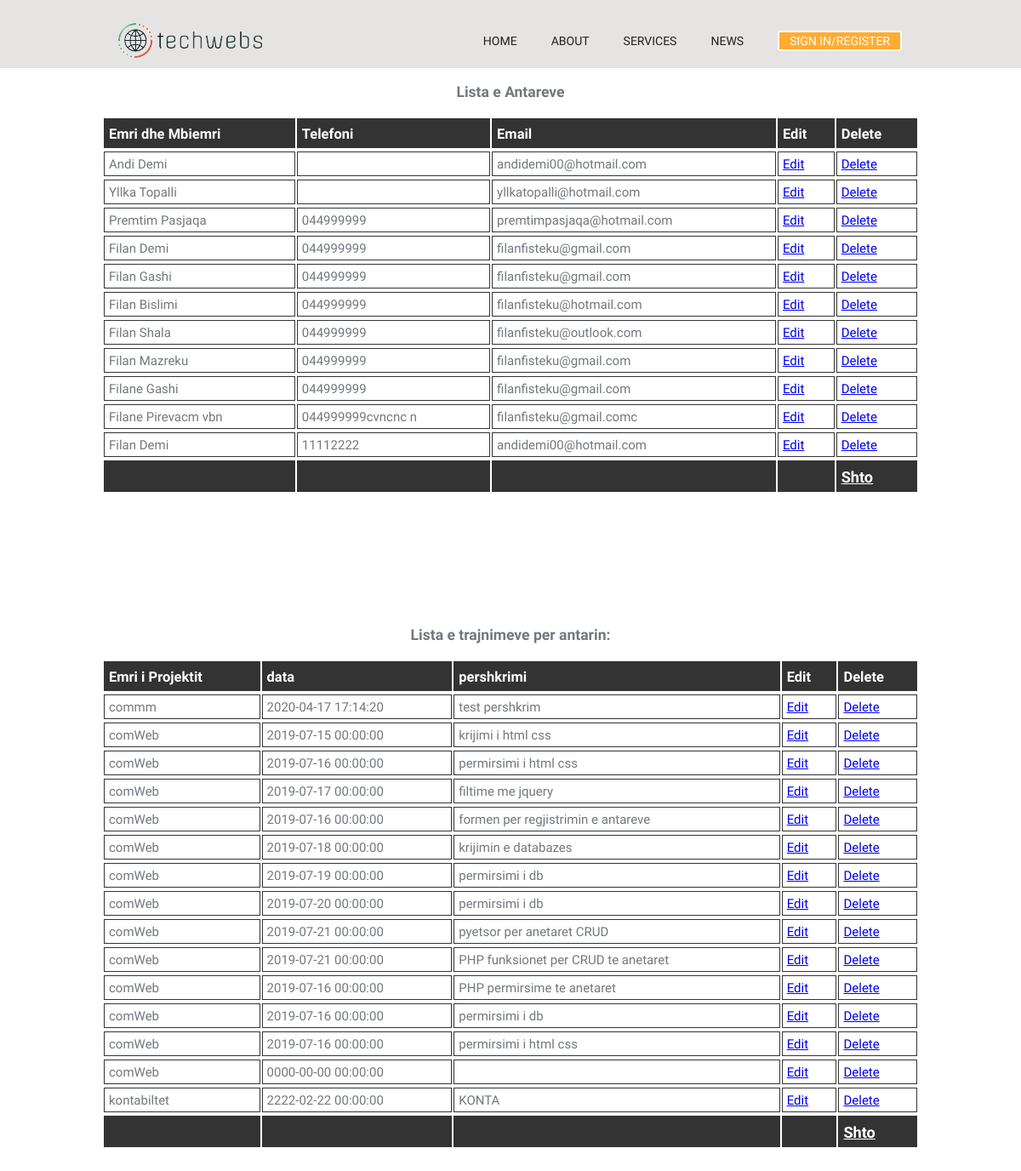
The app's page /antaret.php, older data.
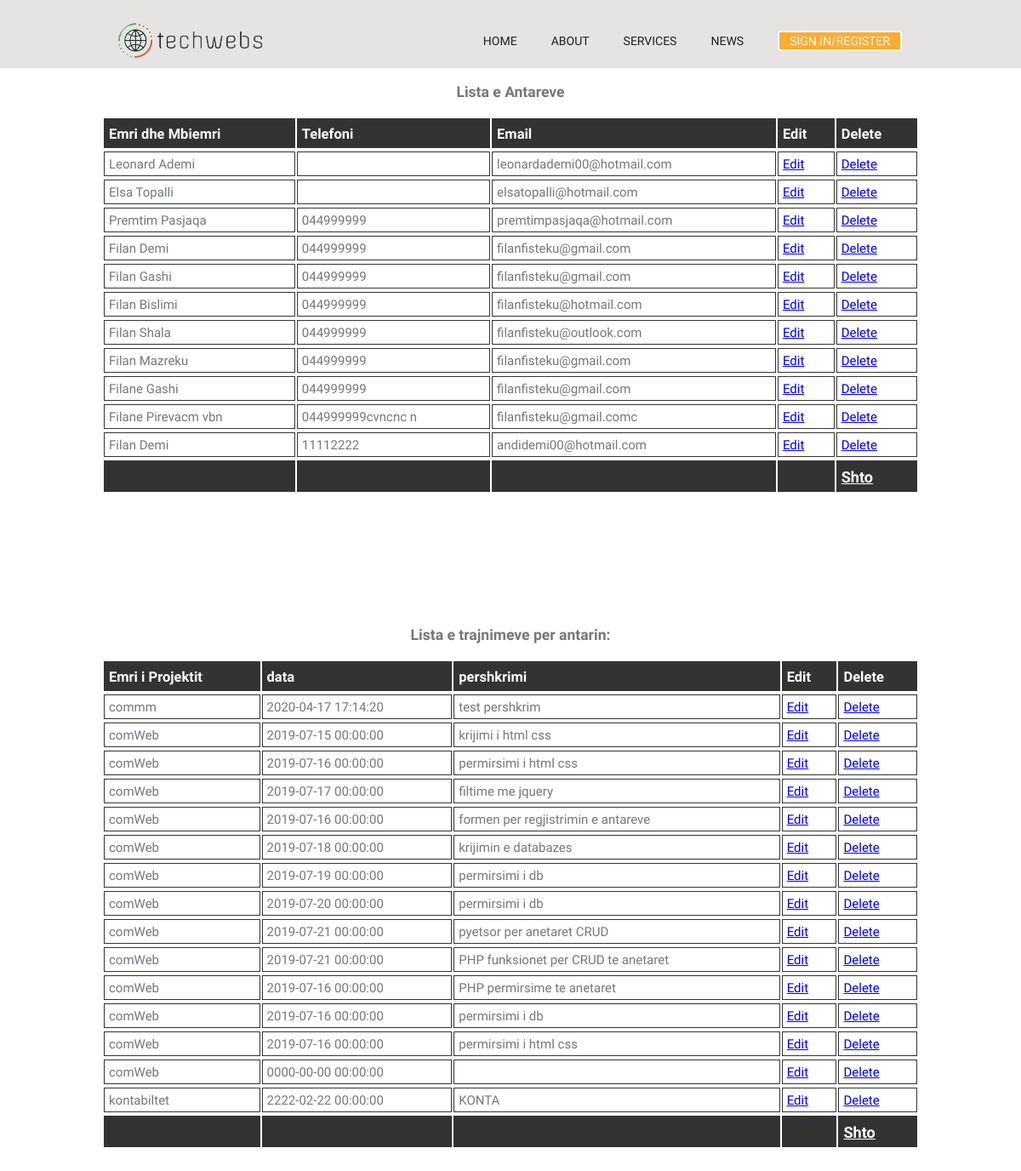
The same page, newer data.
### tables this page shows
CREATE TABLE `antaret` (
  `antariid` int(11) NOT NULL,
  `emri` varchar(50) NOT NULL,
  `mbiemri` varchar(50) NOT NULL,
  `datalindjes` date DEFAULT NULL,
  `nrpersonal` bigint(20) DEFAULT NULL,
  `telefoni` varchar(20) DEFAULT NULL,
  `email` varchar(30) DEFAULT NULL,
  `fjalekalimi` varchar(30) DEFAULT NULL,
  `roli` bit(1) DEFAULT NULL
);

CREATE TABLE `trajnimet` (
  `trajnimetid` int(11) NOT NULL,
  `antariid` int(11) NOT NULL,
  `projektiid` int(11) DEFAULT NULL,
  `data` datetime NOT NULL DEFAULT current_timestamp(),
  `pershkrimi` text DEFAULT NULL
);

CREATE TABLE `projektet` (
  `projektiid` int(11) NOT NULL,
  `emri` varchar(50) NOT NULL,
  `pershkrimi` text DEFAULT NULL,
  `datafillimit` date NOT NULL,
  `datambarimit` date NOT NULL
);

### inc/funksionet.php (called while the page is built, shortened)
<?php
    global $dbcon;
    function merrAntaret(){
        global $dbcon;
        $sql="SELECT antariid, emri, mbiemri, telefoni, email FROM antaret";
        $result=mysqli_query($dbcon,$sql);
        if($result){
            return $result;
        }
        else{
            die("Nuk arrita te marr shenimet !". mysqli_error($dbcon));
        }
    }
?>

### inc/funk.php (called while the page is built, shortened)
<?php
global $dbconn;
function merrTrajnimet($antariid){
    global $dbconn;
    $sql = " SELECT t.trajnimetid, p.emri, t.data, t.pershkrimi FROM trajnimet t INNER JOIN projektet p ON t.projektiid = p.projektiid ";
     $result = mysqli_query($dbconn,$sql);
     if($result){
         return $result;
     }
     else{
        die("Nuk arrita te marr shenimet!". mysqli_error($dbconn));
    }
}
?>

### antaret.php (the view, shortened to what this page needs)
<?php include_once "inc/header.php";?>
<!DOCTYPE html>
<html lang="en">
<head>
</head>
<body>
<h3 class="titujt">Lista e Antareve</h3>
            <table id="members" >
                <tr><th>Emri dhe Mbiemri</th><th> Telefoni</th><th>Email</th> <th>Edit</th> <th>Delete</th></tr>
                <?php
                    $anetaret = merrAntaret();
                    while ($antari = mysqli_fetch_assoc($anetaret)) {
                        $aid = $antari["antariid"];
                        echo "<tr>";
                        echo "<td>".$antari["emri"]." ".$antari["mbiemri"]."</td>";
                        echo "<td>".$antari["telefoni"]."</td>";
                        echo "<td>".$antari["email"]."</td>";
                        echo "<td><a href='antaret/modifiko_anetar.php?aid={$aid}'>Edit</a></td>";
                        echo "<td><a href='antaret/fshij_anetar.php?aid={$aid}'>Delete</a></td>";
                        echo "</tr>";
                    }
                ?>
            <tr><th></th><th></th><th></th> <th></th> <th><a href="antaret/shto_anetar.php">Shto</a></th></tr>
            </table>
                    <br><br>
<h3 class="titujt">Lista e trajnimeve per antarin: <?php echo $_SESSION['antari']['emridhembiemri']; ?></h3>
        <table id="members">
        <tr><th>Emri i Projektit</th><th>data</th><th>pershkrimi</th> <th>Edit</th> <th>Delete</th></tr>
        <?php
            $trajnimet = merrTrajnimet($_SESSION['antari']['antariid']);
            while($trajnimi = mysqli_fetch_assoc($trajnimet)){
                $tid = $trajnimi['trajnimetid'];
                echo "<tr>";
                echo "<td>". $trajnimi['emri']. "</td>";
                echo "<td>". $trajnimi['data']. "</td>";
                echo "<td>". $trajnimi['pershkrimi']. "</td>";
                echo "<td><a href='antaret/modifiko_trajnimet.php?tid={$tid}'>Edit</a></td> ";
                echo "<td><a href='antaret/fshij_trajnimet.php?tid={$tid}'>Delete</a></td> ";
                echo "</tr>";
            }
        ?>
        <tr><th></th><th></th><th></th> <th></th> <th><a href="antaret/shto_trajnim.php">Shto</a></th></tr>
            </table>
</body>

### inc/header.php (shortened to what this page needs)
<?php
    require "funksionet.php";
    require "funk.php";
?>
<!DOCTYPE html>
<html lang="en">
<head>
    <link rel="stylesheet" href="styleee.css">
    <link rel="stylesheet" type="text/css" href="home.css">
</head>
<body>
    <header>
        <div class="container">
            <div id="emri">
            <img src="images/techwebslogo1.png-removebg-preview.png">
            </div>
            <div class="toggle-navbar">
                <nav>
                    <ul>
                        <li><a href='home.php'>Home</a></li>
                        <li><a href='about.php'>About</a></li>
                        <li><a href='services.php'>Services</a></li>
                        <li><a href='news.php'>News</a></li>
                        <li><a class="register" href='signin.php'>Sign In/Register</a></li>
                    </ul>
                </nav>
            </div>
        </div>
    </header>
</body>

### styleee.css (style rules this page uses)
body { font-family: 'Trebuchet MS', 'Lucida Sans Unicode', 'Lucida Grande', 'Lucida Sans', Arial, sans-serif; font-size: 15px; color: #73787e; background-color: #f9f8f6; margin: 0;padding: 0; }
.container { width: 80%; background-color: #fff; margin: 0 auto; }
.titujt { width: 100%; text-align: center; }
#members { margin-top: 20px; margin-left: 2px; width: 80%; empty-cells: show; border-spacing: 2px 4px; border-collapse: separate; margin: 0 auto; margin-bottom: 100px; }
#members td, #members th { font-size:1em; border:1px solid #333; padding:5px 9px 4px 5px; }
#members th ,#members th a { font-size:1.1em; text-align:left; padding-top:8px; padding-bottom:6px; background-color:#333; color:#ffffff; }

### home.css (style rules this page uses)
body { font-family: 'Ubuntu', sans-serif; margin: 0; background-color:rgb(255, 255, 255); }
.container { width: 80%; margin: 0 auto; overflow:hidden; }
header ul { margin: 0; padding: 0; }
header { background:#e6e3e3; padding-top: 20px; min-height: 60px; }
header a { color: #212121; text-decoration: none; text-transform: uppercase; }
header li { float: left; display: inline; padding: 0 20px 0 20px; font-size: 14px; }
header #emri { justify-content: left; padding: 0; float: left; }
header nav { float: right; margin-top: 20px; }
.register { color: #FFF; border: 2px solid #ffffff; border-radius: 3px; padding: 2px 12px 2px 12px; margin-top: -3px; background: #ffffff; }
.register { text-align: center; background: #ffac31; }
.container { overflow:visible; }
header a { font-size: 14px; }

Row changes from the older to the newer data that the page shows:
changed antaret: emri "Andi" → "Leonard"; mbiemri "Demi" → "Ademi"; email "andidemi00@hotmail.com" → "leonardademi00@hotmail.com"
changed antaret "Topalli": emri "Yllka" → "Elsa"; email "yllkatopalli@hotmail.com" → "elsatopalli@hotmail.com"
